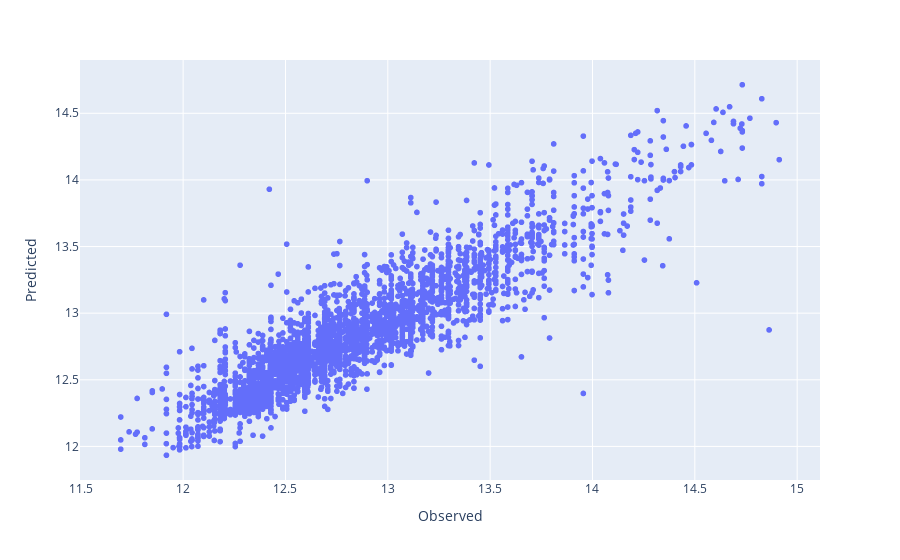

Notebook code for this chart:
### Code cell
mlp_rf = MLpipeline(df_ads)

parametersGrid = {'estimator__n_estimators': [700,900,1100,1300,1500],
                  'estimator__max_features': ['auto','log2'],
                  'estimator__min_samples_leaf': [1,5,20,50]}

mlp_rf.set_estimator(RandomForestRegressor(random_state=42), 
                     parametersGrid, xlist,
                     numeric_features, categorical_features) 

mlp_rf.run()

### Figure 1 — Plotly figure (JSON) as saved in the notebook; plotly's stock layout.template omitted (floating-point values rounded to 4 significant figures; data arrays with more than 128 entries replaced by an {"elided": "..."} marker saying what was removed)
{"data": [{"hoverlabel": {"namelength": 0}, "hovertemplate": "Observed=%{x}<br>Predicted=%{y}", "legendgroup": "", "marker": {"color": "#636efa", "symbol": "circle"}, "mode": "markers", "name": "", "showlegend": false, "type": "scattergl", "x": {"elided": "3200 float values"}, "xaxis": "x", "y": {"elided": "3200 float values"}, "yaxis": "y"}], "layout": {"legend": {"tracegroupgap": 0}, "margin": {"t": 60}, "xaxis": {"anchor": "y", "domain": [0, 1], "title": {"text": "Observed"}}, "yaxis": {"anchor": "x", "domain": [0, 1], "title": {"text": "Predicted"}}}}
